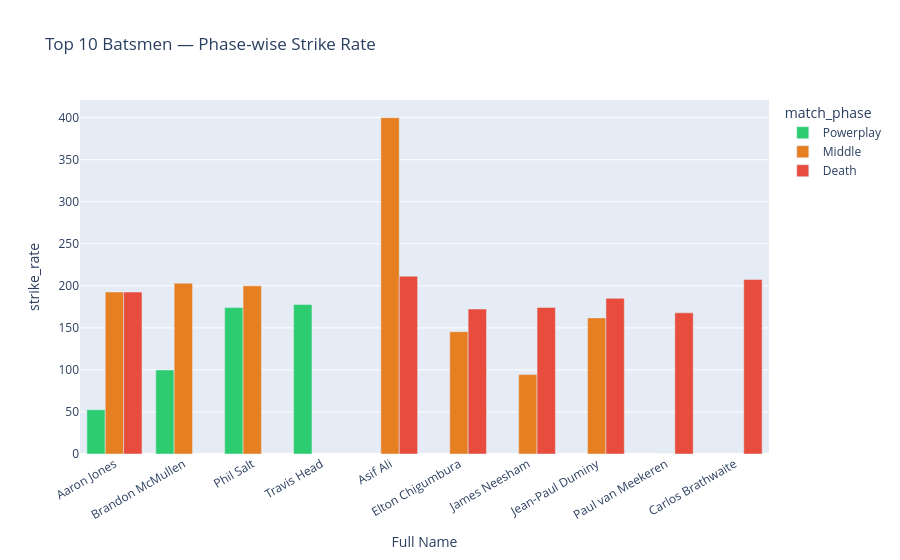

Write notebook code for a chart like this one.
### Markdown cell above
## 5. Visualisations

### Code cell
# Top 10 by mean SR
top10 = (phase_sr[phase_sr['balls_faced']>=20]
         .groupby('Full Name')['strike_rate'].mean()
         .nlargest(10).index.tolist())
plot = phase_sr[phase_sr['Full Name'].isin(top10)].copy()
plot['match_phase'] = pd.Categorical(plot['match_phase'],['Powerplay','Middle','Death'],ordered=True)
plot.sort_values(['Full Name','match_phase'],inplace=True)

fig = px.bar(plot, x='Full Name', y='strike_rate', color='match_phase', barmode='group',
             title='Top 10 Batsmen — Phase-wise Strike Rate',
             color_discrete_sequence=['#2ecc71','#e67e22','#e74c3c'])
fig.update_layout(xaxis_tickangle=-30)
fig.show()

### Figure 1 — Plotly figure (JSON) as saved in the notebook; plotly's stock layout.template omitted (floating-point values rounded to 4 significant figures)
{"data": [{"alignmentgroup": "True", "hovertemplate": "match_phase=Powerplay<br>Full Name=%{x}<br>strike_rate=%{y}<extra></extra>", "legendgroup": "Powerplay", "marker": {"color": "#2ecc71", "pattern": {"shape": ""}}, "name": "Powerplay", "offsetgroup": "Powerplay", "orientation": "v", "showlegend": true, "textposition": "auto", "type": "bar", "x": ["Aaron Jones", "Brandon McMullen", "Phil Salt", "Travis Head"], "xaxis": "x", "y": [52.63, 100.0, 174.2, 177.8], "yaxis": "y"}, {"alignmentgroup": "True", "hovertemplate": "match_phase=Middle<br>Full Name=%{x}<br>strike_rate=%{y}<extra></extra>", "legendgroup": "Middle", "marker": {"color": "#e67e22", "pattern": {"shape": ""}}, "name": "Middle", "offsetgroup": "Middle", "orientation": "v", "showlegend": true, "textposition": "auto", "type": "bar", "x": ["Aaron Jones", "Asif Ali", "Brandon McMullen", "Elton Chigumbura", "James Neesham", "Jean-Paul Duminy", "Paul van Meekeren", "Phil Salt"], "xaxis": "x", "y": [192.7, 400.0, 203.2, 145.4, 94.44, 161.9, 0.0, 200.0], "yaxis": "y"}, {"alignmentgroup": "True", "hovertemplate": "match_phase=Death<br>Full Name=%{x}<br>strike_rate=%{y}<extra></extra>", "legendgroup": "Death", "marker": {"color": "#e74c3c", "pattern": {"shape": ""}}, "name": "Death", "offsetgroup": "Death", "orientation": "v", "showlegend": true, "textposition": "auto", "type": "bar", "x": ["Aaron Jones", "Asif Ali", "Carlos Brathwaite", "Elton Chigumbura", "James Neesham", "Jean-Paul Duminy", "Paul van Meekeren"], "xaxis": "x", "y": [192.6, 211.5, 207.7, 172.4, 174.4, 185.2, 167.9], "yaxis": "y"}], "layout": {"barmode": "group", "legend": {"title": {"text": "match_phase"}, "tracegroupgap": 0}, "title": {"text": "Top 10 Batsmen — Phase-wise Strike Rate"}, "xaxis": {"anchor": "y", "domain": [0, 1], "tickangle": -30, "title": {"text": "Full Name"}}, "yaxis": {"anchor": "x", "domain": [0, 1], "title": {"text": "strike_rate"}}}}
